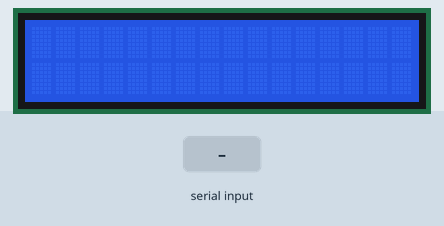
Bench run of a sketch on a simulated Arduino Uno, built with avr-gcc and run on an emulated ATmega328P. Shown: 16×2 character LCD. The inputs (shaded band) are chosen by the test bench.

Above: at 1.2 s.
1.3 s: "1" received over Serial
At 3.7 s:
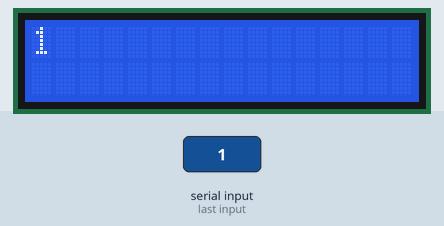
Timing chart, 0 to 5.2 s (numbered marks = the images above; inputs shaded):
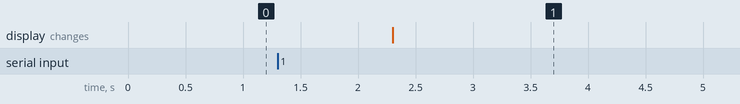

The sketch:

jetson_info.ino
```cpp
#include <LiquidCrystal.h>

LiquidCrystal lcd(12, 11, 5, 4, 3, 2);

void setup() {
  lcd.begin(16, 2);
  Serial.begin(9600);
}

void loop() {
  if (Serial.available() > 0) {
    String message = Serial.readString();
    lcd.clear();
    lcd.setCursor(0, 0);
    lcd.print(message.substring(0, 16));
    lcd.setCursor(0, 1);
    lcd.print(message.substring(16));
    delay(5000);
    lcd.clear();
  }
}
```

Measured:
- after the input at 1.3 s, the display: changes after 1.0 s (image 1)
